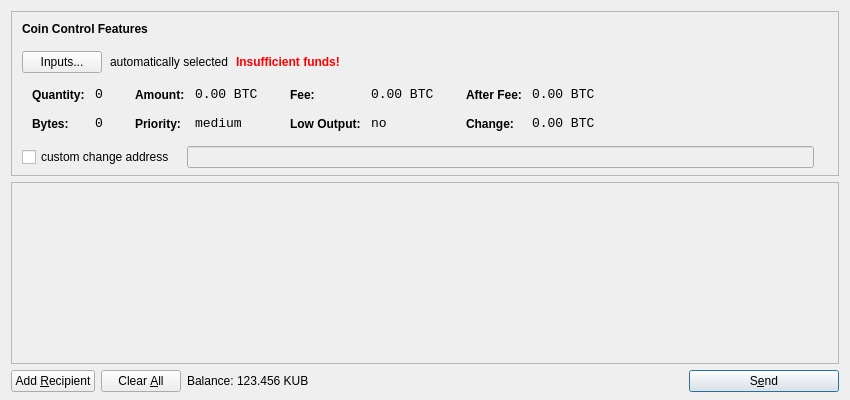
<?xml version="1.0" encoding="UTF-8"?>
<ui version="4.0">
 <class>SendCoinsDialog</class>
 <widget class="QDialog" name="SendCoinsDialog">
  <property name="geometry">
   <rect>
    <x>0</x>
    <y>0</y>
    <width>850</width>
    <height>400</height>
   </rect>
  </property>
  <property name="windowTitle">
   <string>Send Coins</string>
  </property>
  <layout class="QVBoxLayout" name="verticalLayout" stretch="0,1,0">
   <property name="bottomMargin">
    <number>8</number>
   </property>
   <item>
    <widget class="QFrame" name="frameCoinControl">
     <property name="sizePolicy">
      <sizepolicy hsizetype="Expanding" vsizetype="Expanding">
       <horstretch>0</horstretch>
       <verstretch>0</verstretch>
      </sizepolicy>
     </property>
     <property name="maximumSize">
      <size>
       <width>16777215</width>
       <height>16777215</height>
      </size>
     </property>
     <property name="frameShape">
      <enum>QFrame::StyledPanel</enum>
     </property>
     <property name="frameShadow">
      <enum>QFrame::Sunken</enum>
     </property>
     <layout class="QVBoxLayout" name="verticalLayoutCoinControl2">
      <property name="spacing">
       <number>-1</number>
      </property>
      <property name="leftMargin">
       <number>0</number>
      </property>
      <property name="topMargin">
       <number>0</number>
      </property>
      <property name="rightMargin">
       <number>0</number>
      </property>
      <property name="bottomMargin">
       <number>6</number>
      </property>
      <item>
       <layout class="QVBoxLayout" name="verticalLayoutCoinControl" stretch="0,0,0,0,1">
        <property name="spacing">
         <number>0</number>
        </property>
        <property name="leftMargin">
         <number>10</number>
        </property>
        <property name="topMargin">
         <number>10</number>
        </property>
        <item>
         <layout class="QHBoxLayout" name="horizontalLayoutCoinControl1">
          <property name="bottomMargin">
           <number>15</number>
          </property>
          <item>
           <widget class="QLabel" name="labelCoinControlFeatures">
            <property name="sizePolicy">
             <sizepolicy hsizetype="Preferred" vsizetype="Maximum">
              <horstretch>0</horstretch>
              <verstretch>0</verstretch>
             </sizepolicy>
            </property>
            <property name="font">
             <font>
              <weight>75</weight>
              <bold>true</bold>
             </font>
            </property>
            <property name="styleSheet">
             <string notr="true">font-weight:bold;</string>
            </property>
            <property name="text">
             <string>Coin Control Features</string>
            </property>
           </widget>
          </item>
         </layout>
        </item>
        <item>
         <layout class="QHBoxLayout" name="horizontalLayoutCoinControl2" stretch="0,0,0,0">
          <property name="spacing">
           <number>8</number>
          </property>
          <property name="bottomMargin">
           <number>10</number>
          </property>
          <item>
           <widget class="QPushButton" name="pushButtonCoinControl">
            <property name="styleSheet">
             <string notr="true"/>
            </property>
            <property name="text">
             <string>Inputs...</string>
            </property>
           </widget>
          </item>
          <item>
           <widget class="QLabel" name="labelCoinControlAutomaticallySelected">
            <property name="text">
             <string>automatically selected</string>
            </property>
            <property name="margin">
             <number>5</number>
            </property>
           </widget>
          </item>
          <item>
           <widget class="QLabel" name="labelCoinControlInsuffFunds">
            <property name="font">
             <font>
              <weight>75</weight>
              <bold>true</bold>
             </font>
            </property>
            <property name="styleSheet">
             <string notr="true">color:red;font-weight:bold;</string>
            </property>
            <property name="text">
             <string>Insufficient funds!</string>
            </property>
            <property name="margin">
             <number>5</number>
            </property>
           </widget>
          </item>
          <item>
           <spacer name="horizontalSpacerCoinControl">
            <property name="orientation">
             <enum>Qt::Horizontal</enum>
            </property>
            <property name="sizeHint" stdset="0">
             <size>
              <width>40</width>
              <height>1</height>
             </size>
            </property>
           </spacer>
          </item>
         </layout>
        </item>
        <item>
         <widget class="QWidget" name="widgetCoinControl" native="true">
          <property name="sizePolicy">
           <sizepolicy hsizetype="Preferred" vsizetype="Preferred">
            <horstretch>0</horstretch>
            <verstretch>0</verstretch>
           </sizepolicy>
          </property>
          <property name="minimumSize">
           <size>
            <width>0</width>
            <height>0</height>
           </size>
          </property>
          <property name="styleSheet">
           <string notr="true"/>
          </property>
          <layout class="QHBoxLayout" name="horizontalLayoutCoinControl5">
           <property name="margin">
            <number>0</number>
           </property>
           <item>
            <layout class="QHBoxLayout" name="horizontalLayoutCoinControl3" stretch="0,0,0,1">
             <property name="spacing">
              <number>20</number>
             </property>
             <property name="topMargin">
              <number>0</number>
             </property>
             <property name="bottomMargin">
              <number>10</number>
             </property>
             <item>
              <layout class="QFormLayout" name="formLayoutCoinControl1">
               <property name="horizontalSpacing">
                <number>10</number>
               </property>
               <property name="verticalSpacing">
                <number>14</number>
               </property>
               <property name="leftMargin">
                <number>10</number>
               </property>
               <property name="topMargin">
                <number>4</number>
               </property>
               <property name="rightMargin">
                <number>6</number>
               </property>
               <item row="0" column="0">
                <widget class="QLabel" name="labelCoinControlQuantityText">
                 <property name="styleSheet">
                  <string notr="true">font-weight:bold;</string>
                 </property>
                 <property name="text">
                  <string>Quantity:</string>
                 </property>
                 <property name="margin">
                  <number>0</number>
                 </property>
                </widget>
               </item>
               <item row="0" column="1">
                <widget class="QLabel" name="labelCoinControlQuantity">
                 <property name="font">
                  <font>
                   <family>Monospace</family>
                   <pointsize>10</pointsize>
                  </font>
                 </property>
                 <property name="cursor">
                  <cursorShape>IBeamCursor</cursorShape>
                 </property>
                 <property name="contextMenuPolicy">
                  <enum>Qt::ActionsContextMenu</enum>
                 </property>
                 <property name="text">
                  <string notr="true">0</string>
                 </property>
                 <property name="margin">
                  <number>0</number>
                 </property>
                 <property name="textInteractionFlags">
                  <set>Qt::LinksAccessibleByMouse|Qt::TextSelectableByKeyboard|Qt::TextSelectableByMouse</set>
                 </property>
                </widget>
               </item>
               <item row="1" column="0">
                <widget class="QLabel" name="labelCoinControlBytesText">
                 <property name="styleSheet">
                  <string notr="true">font-weight:bold;</string>
                 </property>
                 <property name="text">
                  <string>Bytes:</string>
                 </property>
                </widget>
               </item>
               <item row="1" column="1">
                <widget class="QLabel" name="labelCoinControlBytes">
                 <property name="font">
                  <font>
                   <family>Monospace</family>
                   <pointsize>10</pointsize>
                  </font>
                 </property>
                 <property name="cursor">
                  <cursorShape>IBeamCursor</cursorShape>
                 </property>
                 <property name="contextMenuPolicy">
                  <enum>Qt::ActionsContextMenu</enum>
                 </property>
                 <property name="text">
                  <string notr="true">0</string>
                 </property>
                 <property name="textInteractionFlags">
                  <set>Qt::LinksAccessibleByMouse|Qt::TextSelectableByKeyboard|Qt::TextSelectableByMouse</set>
                 </property>
                </widget>
               </item>
              </layout>
             </item>
             <item>
              <layout class="QFormLayout" name="formLayoutCoinControl2">
               <property name="horizontalSpacing">
                <number>10</number>
               </property>
               <property name="verticalSpacing">
                <number>14</number>
               </property>
               <property name="leftMargin">
                <number>6</number>
               </property>
               <property name="topMargin">
                <number>4</number>
               </property>
               <property name="rightMargin">
                <number>6</number>
               </property>
               <item row="0" column="0">
                <widget class="QLabel" name="labelCoinControlAmountText">
                 <property name="styleSheet">
                  <string notr="true">font-weight:bold;</string>
                 </property>
                 <property name="text">
                  <string>Amount:</string>
                 </property>
                 <property name="margin">
                  <number>0</number>
                 </property>
                </widget>
               </item>
               <item row="0" column="1">
                <widget class="QLabel" name="labelCoinControlAmount">
                 <property name="font">
                  <font>
                   <family>Monospace</family>
                   <pointsize>10</pointsize>
                  </font>
                 </property>
                 <property name="cursor">
                  <cursorShape>IBeamCursor</cursorShape>
                 </property>
                 <property name="contextMenuPolicy">
                  <enum>Qt::ActionsContextMenu</enum>
                 </property>
                 <property name="text">
                  <string notr="true">0.00 BTC</string>
                 </property>
                 <property name="textInteractionFlags">
                  <set>Qt::LinksAccessibleByMouse|Qt::TextSelectableByKeyboard|Qt::TextSelectableByMouse</set>
                 </property>
                </widget>
               </item>
               <item row="1" column="0">
                <widget class="QLabel" name="labelCoinControlPriorityText">
                 <property name="styleSheet">
                  <string notr="true">font-weight:bold;</string>
                 </property>
                 <property name="text">
                  <string>Priority:</string>
                 </property>
                </widget>
               </item>
               <item row="1" column="1">
                <widget class="QLabel" name="labelCoinControlPriority">
                 <property name="font">
                  <font>
                   <family>Monospace</family>
                   <pointsize>10</pointsize>
                  </font>
                 </property>
                 <property name="cursor">
                  <cursorShape>IBeamCursor</cursorShape>
                 </property>
                 <property name="contextMenuPolicy">
                  <enum>Qt::ActionsContextMenu</enum>
                 </property>
                 <property name="text">
                  <string>medium</string>
                 </property>
                 <property name="textInteractionFlags">
                  <set>Qt::LinksAccessibleByMouse|Qt::TextSelectableByKeyboard|Qt::TextSelectableByMouse</set>
                 </property>
                </widget>
               </item>
              </layout>
             </item>
             <item>
              <layout class="QFormLayout" name="formLayoutCoinControl3">
               <property name="horizontalSpacing">
                <number>10</number>
               </property>
               <property name="verticalSpacing">
                <number>14</number>
               </property>
               <property name="leftMargin">
                <number>6</number>
               </property>
               <property name="topMargin">
                <number>4</number>
               </property>
               <property name="rightMargin">
                <number>6</number>
               </property>
               <item row="0" column="0">
                <widget class="QLabel" name="labelCoinControlFeeText">
                 <property name="styleSheet">
                  <string notr="true">font-weight:bold;</string>
                 </property>
                 <property name="text">
                  <string>Fee:</string>
                 </property>
                 <property name="margin">
                  <number>0</number>
                 </property>
                </widget>
               </item>
               <item row="0" column="1">
                <widget class="QLabel" name="labelCoinControlFee">
                 <property name="font">
                  <font>
                   <family>Monospace</family>
                   <pointsize>10</pointsize>
                  </font>
                 </property>
                 <property name="cursor">
                  <cursorShape>IBeamCursor</cursorShape>
                 </property>
                 <property name="contextMenuPolicy">
                  <enum>Qt::ActionsContextMenu</enum>
                 </property>
                 <property name="text">
                  <string notr="true">0.00 BTC</string>
                 </property>
                 <property name="textInteractionFlags">
                  <set>Qt::LinksAccessibleByMouse|Qt::TextSelectableByKeyboard|Qt::TextSelectableByMouse</set>
                 </property>
                </widget>
               </item>
               <item row="1" column="0">
                <widget class="QLabel" name="labelCoinControlLowOutputText">
                 <property name="styleSheet">
                  <string notr="true">font-weight:bold;</string>
                 </property>
                 <property name="text">
                  <string>Low Output:</string>
                 </property>
                </widget>
               </item>
               <item row="1" column="1">
                <widget class="QLabel" name="labelCoinControlLowOutput">
                 <property name="font">
                  <font>
                   <family>Monospace</family>
                   <pointsize>10</pointsize>
                  </font>
                 </property>
                 <property name="cursor">
                  <cursorShape>IBeamCursor</cursorShape>
                 </property>
                 <property name="contextMenuPolicy">
                  <enum>Qt::ActionsContextMenu</enum>
                 </property>
                 <property name="text">
                  <string>no</string>
                 </property>
                 <property name="textInteractionFlags">
                  <set>Qt::LinksAccessibleByMouse|Qt::TextSelectableByKeyboard|Qt::TextSelectableByMouse</set>
                 </property>
                </widget>
               </item>
              </layout>
             </item>
             <item>
              <layout class="QFormLayout" name="formLayoutCoinControl4">
               <property name="horizontalSpacing">
                <number>10</number>
               </property>
               <property name="verticalSpacing">
                <number>14</number>
               </property>
               <property name="leftMargin">
                <number>6</number>
               </property>
               <property name="topMargin">
                <number>4</number>
               </property>
               <property name="rightMargin">
                <number>6</number>
               </property>
               <item row="0" column="0">
                <widget class="QLabel" name="labelCoinControlAfterFeeText">
                 <property name="styleSheet">
                  <string notr="true">font-weight:bold;</string>
                 </property>
                 <property name="text">
                  <string>After Fee:</string>
                 </property>
                 <property name="margin">
                  <number>0</number>
                 </property>
                </widget>
               </item>
               <item row="0" column="1">
                <widget class="QLabel" name="labelCoinControlAfterFee">
                 <property name="font">
                  <font>
                   <family>Monospace</family>
                   <pointsize>10</pointsize>
                  </font>
                 </property>
                 <property name="cursor">
                  <cursorShape>IBeamCursor</cursorShape>
                 </property>
                 <property name="contextMenuPolicy">
                  <enum>Qt::ActionsContextMenu</enum>
                 </property>
                 <property name="text">
                  <string notr="true">0.00 BTC</string>
                 </property>
                 <property name="textInteractionFlags">
                  <set>Qt::LinksAccessibleByMouse|Qt::TextSelectableByKeyboard|Qt::TextSelectableByMouse</set>
                 </property>
                </widget>
               </item>
               <item row="1" column="0">
                <widget class="QLabel" name="labelCoinControlChangeText">
                 <property name="styleSheet">
                  <string notr="true">font-weight:bold;</string>
                 </property>
                 <property name="text">
                  <string>Change:</string>
                 </property>
                </widget>
               </item>
               <item row="1" column="1">
                <widget class="QLabel" name="labelCoinControlChange">
                 <property name="font">
                  <font>
                   <family>Monospace</family>
                   <pointsize>10</pointsize>
                  </font>
                 </property>
                 <property name="cursor">
                  <cursorShape>IBeamCursor</cursorShape>
                 </property>
                 <property name="contextMenuPolicy">
                  <enum>Qt::ActionsContextMenu</enum>
                 </property>
                 <property name="text">
                  <string notr="true">0.00 BTC</string>
                 </property>
                 <property name="textInteractionFlags">
                  <set>Qt::LinksAccessibleByMouse|Qt::TextSelectableByKeyboard|Qt::TextSelectableByMouse</set>
                 </property>
                </widget>
               </item>
              </layout>
             </item>
            </layout>
           </item>
          </layout>
         </widget>
        </item>
        <item>
         <layout class="QHBoxLayout" name="horizontalLayoutCoinControl4" stretch="0,0,0">
          <property name="spacing">
           <number>12</number>
          </property>
          <property name="sizeConstraint">
           <enum>QLayout::SetDefaultConstraint</enum>
          </property>
          <property name="topMargin">
           <number>5</number>
          </property>
          <property name="rightMargin">
           <number>5</number>
          </property>
          <item>
           <widget class="QCheckBox" name="checkBoxCoinControlChange">
            <property name="text">
             <string>custom change address</string>
            </property>
           </widget>
          </item>
          <item>
           <widget class="QLineEdit" name="lineEditCoinControlChange">
            <property name="enabled">
             <bool>false</bool>
            </property>
            <property name="sizePolicy">
             <sizepolicy hsizetype="Expanding" vsizetype="Fixed">
              <horstretch>0</horstretch>
              <verstretch>0</verstretch>
             </sizepolicy>
            </property>
           </widget>
          </item>
          <item>
           <widget class="QLabel" name="labelCoinControlChangeLabel">
            <property name="sizePolicy">
             <sizepolicy hsizetype="Preferred" vsizetype="Expanding">
              <horstretch>0</horstretch>
              <verstretch>0</verstretch>
             </sizepolicy>
            </property>
            <property name="minimumSize">
             <size>
              <width>0</width>
              <height>0</height>
             </size>
            </property>
            <property name="text">
             <string/>
            </property>
            <property name="margin">
             <number>3</number>
            </property>
           </widget>
          </item>
         </layout>
        </item>
        <item>
         <spacer name="verticalSpacerCoinControl">
          <property name="orientation">
           <enum>Qt::Vertical</enum>
          </property>
          <property name="sizeHint" stdset="0">
           <size>
            <width>800</width>
            <height>1</height>
           </size>
          </property>
         </spacer>
        </item>
       </layout>
      </item>
     </layout>
    </widget>
   </item>
   <item>
    <widget class="QScrollArea" name="scrollArea">
     <property name="widgetResizable">
      <bool>true</bool>
     </property>
     <widget class="QWidget" name="scrollAreaWidgetContents">
      <property name="geometry">
       <rect>
        <x>0</x>
        <y>0</y>
        <width>830</width>
        <height>165</height>
       </rect>
      </property>
      <layout class="QVBoxLayout" name="verticalLayout_2">
       <property name="margin">
        <number>0</number>
       </property>
       <item>
        <layout class="QVBoxLayout" name="entries">
         <property name="spacing">
          <number>6</number>
         </property>
        </layout>
       </item>
       <item>
        <spacer name="verticalSpacer">
         <property name="orientation">
          <enum>Qt::Vertical</enum>
         </property>
         <property name="sizeHint" stdset="0">
          <size>
           <width>20</width>
           <height>40</height>
          </size>
         </property>
        </spacer>
       </item>
      </layout>
     </widget>
    </widget>
   </item>
   <item>
    <layout class="QHBoxLayout" name="horizontalLayout">
     <item>
      <widget class="QPushButton" name="addButton">
       <property name="toolTip">
        <string>Send to multiple recipients at once</string>
       </property>
       <property name="text">
        <string>Add &amp;Recipient</string>
       </property>
       <property name="icon">
        <iconset resource="../bitcoin.qrc">
         <normaloff>:/icons/add</normaloff>:/icons/add</iconset>
       </property>
       <property name="autoDefault">
        <bool>false</bool>
       </property>
      </widget>
     </item>
     <item>
      <widget class="QPushButton" name="clearButton">
       <property name="sizePolicy">
        <sizepolicy hsizetype="Minimum" vsizetype="Fixed">
         <horstretch>0</horstretch>
         <verstretch>0</verstretch>
        </sizepolicy>
       </property>
       <property name="toolTip">
        <string>Remove all transaction fields</string>
       </property>
       <property name="text">
        <string>Clear &amp;All</string>
       </property>
       <property name="icon">
        <iconset resource="../bitcoin.qrc">
         <normaloff>:/icons/remove</normaloff>:/icons/remove</iconset>
       </property>
       <property name="autoRepeatDelay">
        <number>300</number>
       </property>
       <property name="autoDefault">
        <bool>false</bool>
       </property>
      </widget>
     </item>
     <item>
      <layout class="QHBoxLayout" name="horizontalLayout_2">
       <property name="spacing">
        <number>3</number>
       </property>
       <item>
        <widget class="QLabel" name="label">
         <property name="text">
          <string>Balance:</string>
         </property>
        </widget>
       </item>
       <item>
        <widget class="QLabel" name="labelBalance">
         <property name="cursor">
          <cursorShape>IBeamCursor</cursorShape>
         </property>
         <property name="text">
          <string>123.456 KUB</string>
         </property>
         <property name="textInteractionFlags">
          <set>Qt::LinksAccessibleByMouse|Qt::TextSelectableByKeyboard|Qt::TextSelectableByMouse</set>
         </property>
        </widget>
       </item>
      </layout>
     </item>
     <item>
      <spacer name="horizontalSpacer">
       <property name="orientation">
        <enum>Qt::Horizontal</enum>
       </property>
       <property name="sizeHint" stdset="0">
        <size>
         <width>40</width>
         <height>20</height>
        </size>
       </property>
      </spacer>
     </item>
     <item>
      <widget class="QPushButton" name="sendButton">
       <property name="minimumSize">
        <size>
         <width>150</width>
         <height>0</height>
        </size>
       </property>
       <property name="toolTip">
        <string>Confirm the send action</string>
       </property>
       <property name="text">
        <string>S&amp;end</string>
       </property>
       <property name="icon">
        <iconset resource="../bitcoin.qrc">
         <normaloff>:/icons/send</normaloff>:/icons/send</iconset>
       </property>
       <property name="default">
        <bool>true</bool>
       </property>
      </widget>
     </item>
    </layout>
   </item>
  </layout>
 </widget>
 <resources>
  <include location="../bitcoin.qrc"/>
 </resources>
 <connections/>
</ui>
